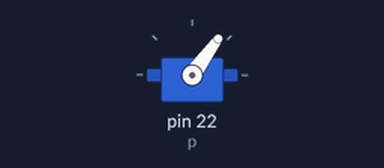
Bench run of a program on a simulated Raspberry Pi (header pin numbers). On the bench: servo. Servo angles are drawn from the pulse width (0.5 ms = 0°, 2.5 ms = 180°); what the program prints to the terminal is not drawn. At 1.5 s the program stops and its outputs stay as they are.

Above: at 0.1 s.
At 1.1 s:
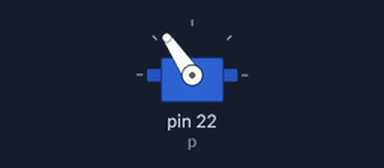
Timing chart, 0 to 2.6 s (numbered marks = the images above):
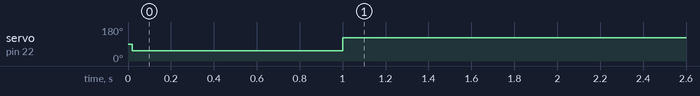

The program:

servoflop2.py
```python
import RPi.GPIO as GPIO
import time

GPIO.setmode(GPIO.BOARD)

GPIO.setup(22, GPIO.OUT)

p = GPIO.PWM(22,50)
p.start(7.5)


p.ChangeDutyCycle(5.5)
time.sleep(1)
p.ChangeDutyCycle(9.4)
time.sleep(0.5)


print "1"

p.stop()
GPIO.cleanup()
```

Measured:
- by itself, servo on pin 22 (p): 90° → 54° at 0.02 s, → 124° 0.98 s later
